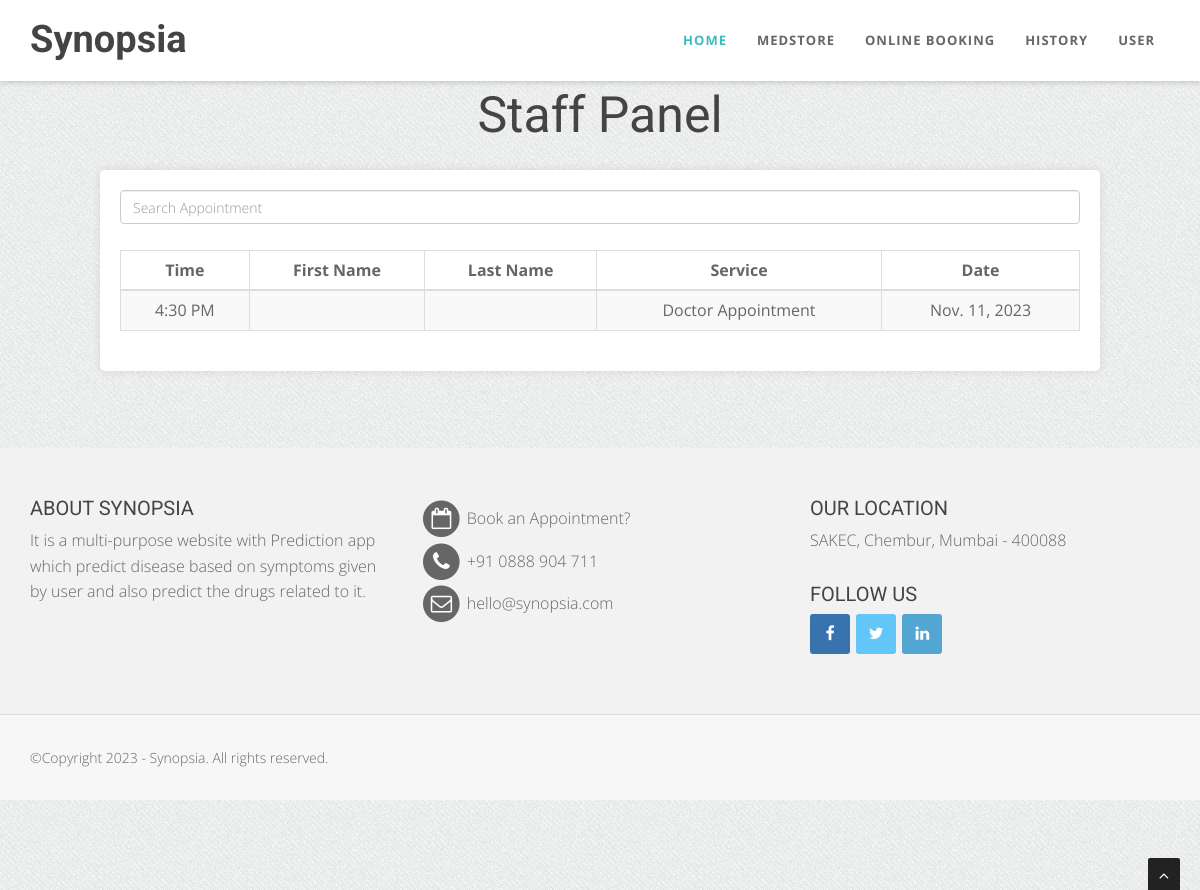
The page /staff-panel (signed in) on the database its author committed.
### booking/models.py (models this page shows, shortened)
class Appointments(models.Model):
    user = models.ForeignKey(User, on_delete=models.CASCADE, null=True, blank=True)
    service = models.CharField(max_length=50, choices=SERVICE_CHOICES, default="Doctor care")
    day = models.DateField(default=datetime.now)
    time = models.CharField(max_length=10, choices=TIME_CHOICES, default="3 PM")
    time_ordered = models.DateTimeField(default=datetime.now, blank=True)

### booking/views.py (the view)
# urls.py: path('staff-panel', views.staffPanel, name='staffPanel'),
def staffPanel(request):
    today = datetime.today()
    minDate = today.strftime('%Y-%m-%d')
    deltatime = today + timedelta(days=21)
    strdeltatime = deltatime.strftime('%Y-%m-%d')
    maxDate = strdeltatime
    items = Appointments.objects.filter(day__range=[minDate, maxDate]).order_by('day', 'time')
    return render(request, 'staffPanel.html', {
        'items':items,
    })

### booking/templates/staffPanel.html (shortened to what this page needs)
{% extends 'layout.html' %}
{% load static %}
{% block body %}
{% if user.is_authenticated %}
<div class="shadow p-4 mb-5 bg-body bg-body rounded text-black  m-5 ">
    <h1 style="margin-top: 90px; font-size: 50px;" class="text-center text-black p-3 ">Staff Panel</h1>
    <div class="staffpanel">
    <input class="form-control form-control-lg fs-3 border border-primary" id="myInput" type="text" placeholder="Search Appointment">
    <br>
    <div class="table-responsive">
      <table class="table table-bordered table-striped table-hover mx-auto">
          <thead>
            <tr>
              <th class="text-center" scope="col">Time</th>
              <th class="text-center" scope="col">First Name</th>
              <th class="text-center" scope="col">Last Name</th>
              <th class="text-center" scope="col">Service</th>
              <th class="text-center" scope="col">Date</th>
            </tr>
          </thead>
          <tbody id="myTable">
              {% for item in items %}
            <tr>
              <td class="text-center">{{item.time}}</td>
              <td class="text-center">{{item.user.first_name}}</td>
              <td class="text-center">{{item.user.last_name}}</td>
              <td class="text-center">{{item.service}}</td>
              <td class="text-center">{{item.day}}</td>
            </tr>
              {% endfor %}
          </tbody>
        </table>
      </div>
    </div>
</div>
<br/><br/><br/>
{% else %}
<div class="shadow p-4 mb-5 bg-body bg-body rounded text-black  m-5">
  <h1 class="p-2  me-3">First Sign in!</h1>
  <a href="{% url 'login' %}" class="btn btn-primary text-white">Sign in</a>
</div>
{% endif %}
{% endblock %}

### static/css/style.css (style rules this page uses)
body { width: 100%; height: 100%; font-family: 'Open Sans', sans-serif; font-weight: 300; color: #666; background-color: #ddd; font-size: 16px; line-height: 1.6em; }
html { width: 100%; height: 100%; }
label, input, button, select, textarea { font-family: 'Open Sans', sans-serif; font-size: inherit; line-height: inherit; }
h1 { font-size: 38px; }
h1, h2, h3, h4, h5, h6 { margin: 0 0 30px; font-family: 'Roboto', sans-serif; font-weight: 400; color: #444; line-height: 1em; }

### static/bodybg/bg1.css (style rules this page uses)
body { background: url(../img/bodybg/bg1.png) repeat left top; }

### booking/templates/staffPanel.html (style rules this page uses)
.staffpanel { max-width: 1000px; margin: 0 auto; background-color: #fff; padding: 20px; border-radius: 5px; box-shadow: 0 0 10px rgba(0, 0, 0, 0.1); }

### rows shown on the page
Appointments: time "4:30 PM", service "Doctor Appointment", day "Nov. 11, 2023"
